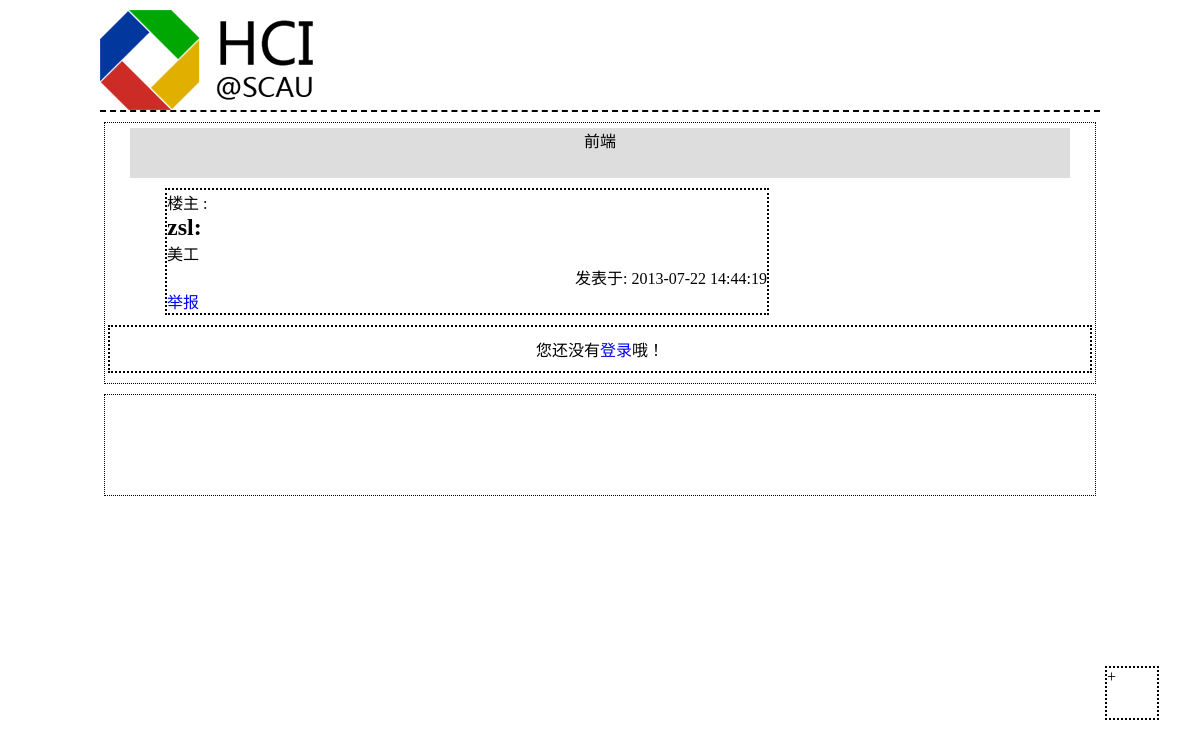
/Controller/onePostCon.php?postId=15, run on an earlier commit of the app's database.
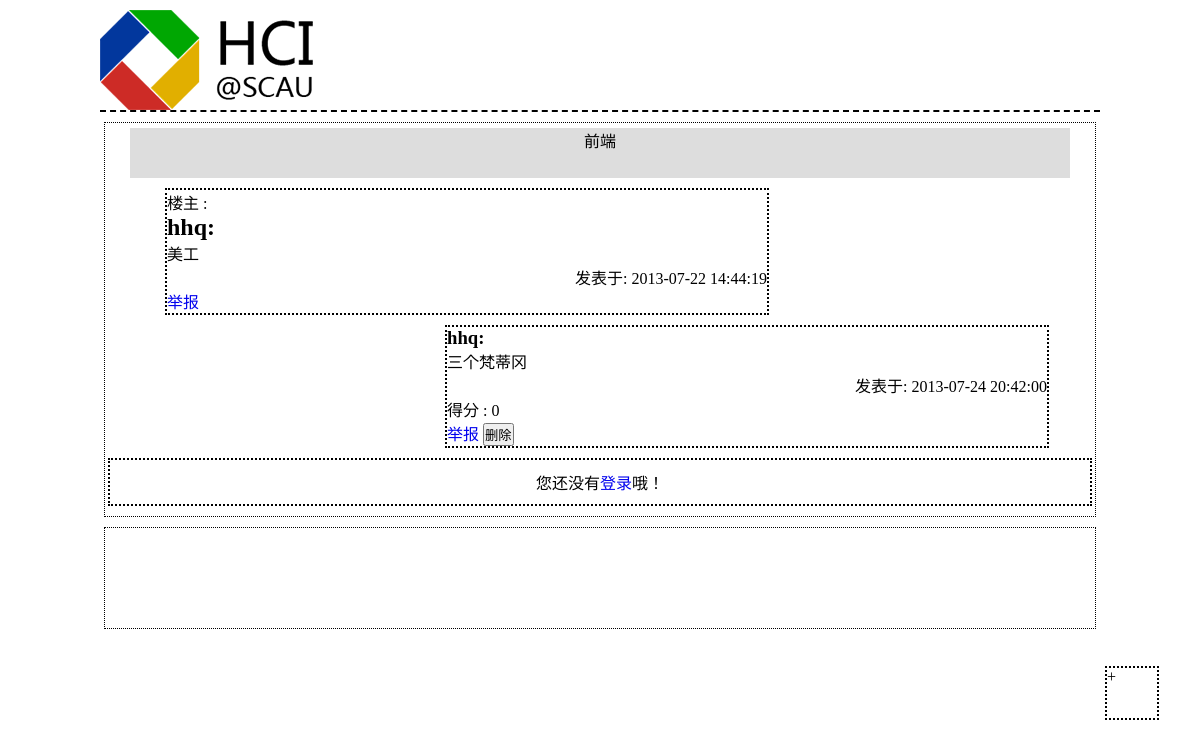
And on a later commit of the database.
### tables this page shows
CREATE TABLE IF NOT EXISTS `post` (
  `id` int(6) NOT NULL AUTO_INCREMENT,
  `title` varchar(50) NOT NULL,
  `content` longtext NOT NULL,
  `type` int(1) NOT NULL,
  `point` int(5) NOT NULL DEFAULT '0',
  `deleted` int(1) NOT NULL,
  `post_date` datetime NOT NULL,
  `state` int(1) NOT NULL,
  `authority` int(11) NOT NULL,
  `board_id` int(11) NOT NULL,
  `user_id` int(11) NOT NULL,
  PRIMARY KEY (`id`),
  KEY `board_id` (`board_id`),
  KEY `user_id` (`user_id`)
);

CREATE TABLE IF NOT EXISTS `user` (
  `id` int(11) NOT NULL AUTO_INCREMENT,
  `account` varchar(20) NOT NULL,
  `score` int(10) NOT NULL,
  `level` int(3) NOT NULL,
  `authority` int(11) NOT NULL,
  `password` varchar(255) NOT NULL,
  PRIMARY KEY (`id`)
);

### Controller/onePostCon.php (called while the page is built, shortened)
<?php
	require_once(ROOT . DS . "View" . DS. "postHeader.php");
	$postId = $_GET['postId'];
	$sql = "SELECT * FROM `post` WHERE id='$postId'";
	$query = mysql_query($sql);
	while($post_rows = mysql_fetch_array($query)) {
		$user = mysql_fetch_array(mysql_query("SELECT account FROM `user` WHERE id='$post_rows[user_id]'"));
		$post_user = $user[0];
		$post_title = $post_rows['title'];
		$post_content = $post_rows['content'];
		$post_date = $post_rows['post_date'];
		$post_type = $post_rows['type'];
	}
	$comment_sql = "SELECT * FROM `comment` WHERE post_id='$postId'";
	$comment_query = mysql_query($comment_sql);
	$commentContent = array();
	$commentUser = array();
	$commentDate = array();
	$commentPoint = array();
	$commentId = array();
	$commentDeleted=array();
	while($comment_rows = mysql_fetch_array($comment_query)) {
		array_push($commentContent, $comment_rows['content']);
		$comment_user = mysql_fetch_array(mysql_query("SELECT account FROM `user` WHERE id='$comment_rows[user_id]'"));
		array_push($commentUser, $comment_user[0]);
		array_push($commentDate, $comment_rows['comment_date']);
		array_push($commentPoint, $comment_rows['cpoint']);
		array_push($commentId, $comment_rows['id']);
		array_push($commentDeleted,$comment_rows['deleted']);
	}
	include_once(ROOT . DS . "View" . DS . "onePostView.php");
?>

### View/onePostView.php (the view, shortened to what this page needs)
			<div id="postTitle"><?php echo $post_title;?></div>
			<div id="msg">
			楼主 :
			<h2><?php echo $post_user;?>:</h2>
			<p><?php echo $post_content;?></p>
			<p class="time">发表于:&nbsp;<?php echo $post_date;?></p>
			<a href="/HCI-forum/Controller/informPost.php?id=<?php echo $postId;?>">举报</a>
			</div>
<?php
	if($post_type == 2) {
		$debate_sql = "SELECT * FROM `debate` WHERE post_id='$postId' AND `content` <>''";
		$side1_sql = "SELECT * FROM `debate` WHERE side='1' AND `content` <>'' AND post_id='$postId'";
		$side2_sql = "SELECT * FROM `debate` WHERE side='2' AND `content` <>'' AND post_id='$postId'";
		$side1_num = mysql_num_rows(mysql_query($side1_sql));
		$side2_num = mysql_num_rows(mysql_query($side2_sql));
		$debate_query = mysql_query($debate_sql);
		$debateContent = array();
		$debateUser = array();
		$debateDate = array();
		$debateId = array();
		$debateSide = array();
		echo "side 1 :".$side1_num."<br>";
		echo "side 2 :".$side2_num."<br>";
		while($debate_rows = mysql_fetch_array($debate_query)) {
			array_push($debateContent, $debate_rows['content']);
			array_push($debateDate, $debate_rows['date']);
			array_push($debateId, $debate_rows['id']);
			array_push($debateSide, $debate_rows['side']);
			$debate_user = mysql_fetch_array(mysql_query("SELECT account FROM `user` WHERE id='$debate_rows[user_id]'"));
			array_push($debateUser, $debate_user[0]);
		}
		foreach ($debateUser as $key => $debateuser) {
			echo "作者 : ".$debateuser."<br>";
			echo "内容 : ".$debateContent[$key]."<br>";
			echo "辩论方 : ".$debateSide[$key]."<br>";
			echo "发表时间 : ".$debateDate[$key]."<br>";
		}
	}
	else {
		foreach ($commentUser as $key => $commentuser) {
			if($commentDeleted[$key]==0){
?>
			<div class="comment" id="<?php echo $key;?>">
				<h3><?php echo $commentuser;?>:</h3>
				<p><?php echo $commentContent[$key];?></p>
				<p class="time">发表于:&nbsp;<?php echo $commentDate[$key];?></p>
				<p>得分 : <?php echo $commentPoint[$key];?></p>
				<a href="/HCI-forum/Controller/informComment.php?id=<?php echo $commentId[$key];?>&post=<?php echo $postId;?>">举报</a>
				<input type="button" value="删除" onclick="comment_delete_judge(<?php echo $commentId[$key].",".$key;?>)"/>
			</div>
<?php
		}
		}
	}
?>

### View/postHeader.php (shortened to what this page needs)
<!DOCTYPE html PUBLIC "-//W3C//DTD XHTML 1.0 Transitional//EN" "http://www.w3.org/TR/xhtml1/DTD/xhtml1-transitional.dtd">
<html xmlns="http://www.w3.org/1999/xhtml" xml:lang="en">
<head>
	<link rel="stylesheet" href="../stylesheets/post.css" />
</head>
<body>
	<div id="body">
		<div id="header">
			<a href="/HCI-forum"><img src="/HCI-forum/images/logo.png" alt="logo" /></a>
		</div>
		<div id="main">

### stylesheets/post.css (style rules this page uses)
* { margin: 0; padding: 0; list-style: none; outline: none; text-decoration: none; }
#body { width: 1000px; margin: 10px auto; }
#header { width: 100%; height: 100px; margin: 0 auto; border-bottom: 2px dashed; }
#main { width: 99%; margin: 10px auto; border: 1px dotted #000; }
#postTitle { width: 95%; height: 50px; margin: 5px auto; text-align: center; background: #ddd; }
#msg { width: 600px; margin: 10px 0px 10px 60px; border: 2px dotted #000; word-wrap:break-word; overflow:hidden; }
.comment { width: 600px; margin: 10px 0px 10px 340px; border: 2px dotted #000; }
#send-comment { width: 99%; margin: 10px auto; padding: 10px 0; border: 2px dotted #000; text-align: center; }
#control-panel { width: 50px; height: 50px; position: fixed; bottom: 80px; margin-left: 1000px; border: 2px dotted #000; }
.time { text-align: right; }
#footer { width: 99%; height: 100px; margin: 10px auto; border: 1px dotted #000; }

What changed in the data, as far as the page shows it:
no longer on this page (row unchanged): user: account "zsl"
now on this page (row edited): user: account "hhq"
Also different on the page:
new list line: "hhq : 三个梵蒂冈 发表于: 2013-07-24 20:42:00 得分 : 0 举报 删除"
